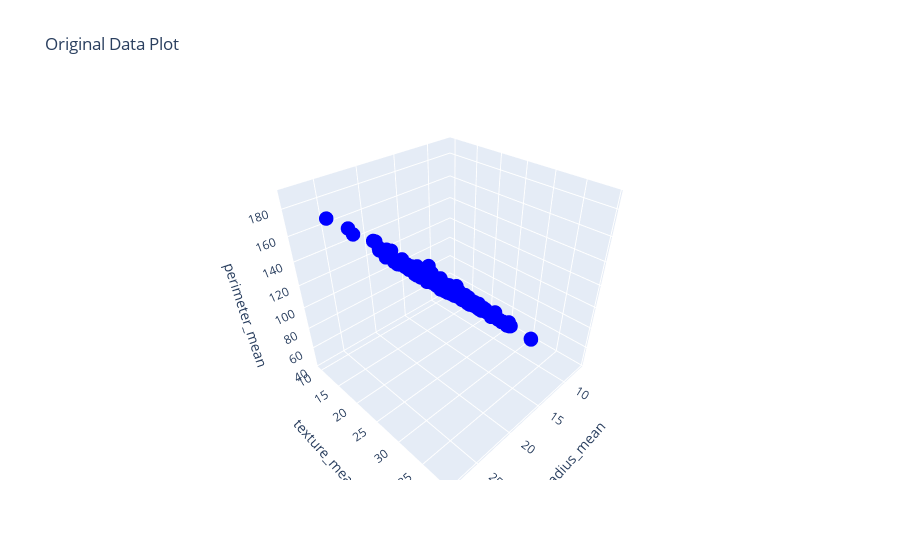

The notebook cell saved with this chart:
### Code cell
import plotly.graph_objects as go
# Create an interactive 3D figure
fig = go.Figure()

# Add scatter trace for actual points
fig.add_trace(go.Scatter3d(
    x=df[selected_features[0]],
    y=df[selected_features[1]],
    z=df[selected_features[2]],
    mode='markers',
    marker=dict(size=5, color='blue'),
    name='Actual'
))


# Update layout with axis labels and title
fig.update_layout(
    title='Original Data Plot',
    scene=dict(
        xaxis_title=selected_features[0],
        yaxis_title=selected_features[1],
        zaxis_title=selected_features[2]
    )
)
fig.show()

### Figure 1 — Plotly figure (JSON) as saved in the notebook; plotly's stock layout.template omitted (floating-point values rounded to 4 significant figures; data arrays with more than 128 entries replaced by an {"elided": "..."} marker saying what was removed)
{"data": [{"marker": {"color": "blue", "size": 5}, "mode": "markers", "name": "Actual", "type": "scatter3d", "x": {"elided": "569 float values"}, "y": {"elided": "569 float values"}, "z": {"elided": "569 float values"}}], "layout": {"scene": {"xaxis": {"title": {"text": "radius_mean"}}, "yaxis": {"title": {"text": "texture_mean"}}, "zaxis": {"title": {"text": "perimeter_mean"}}}, "title": {"text": "Original Data Plot"}}}
